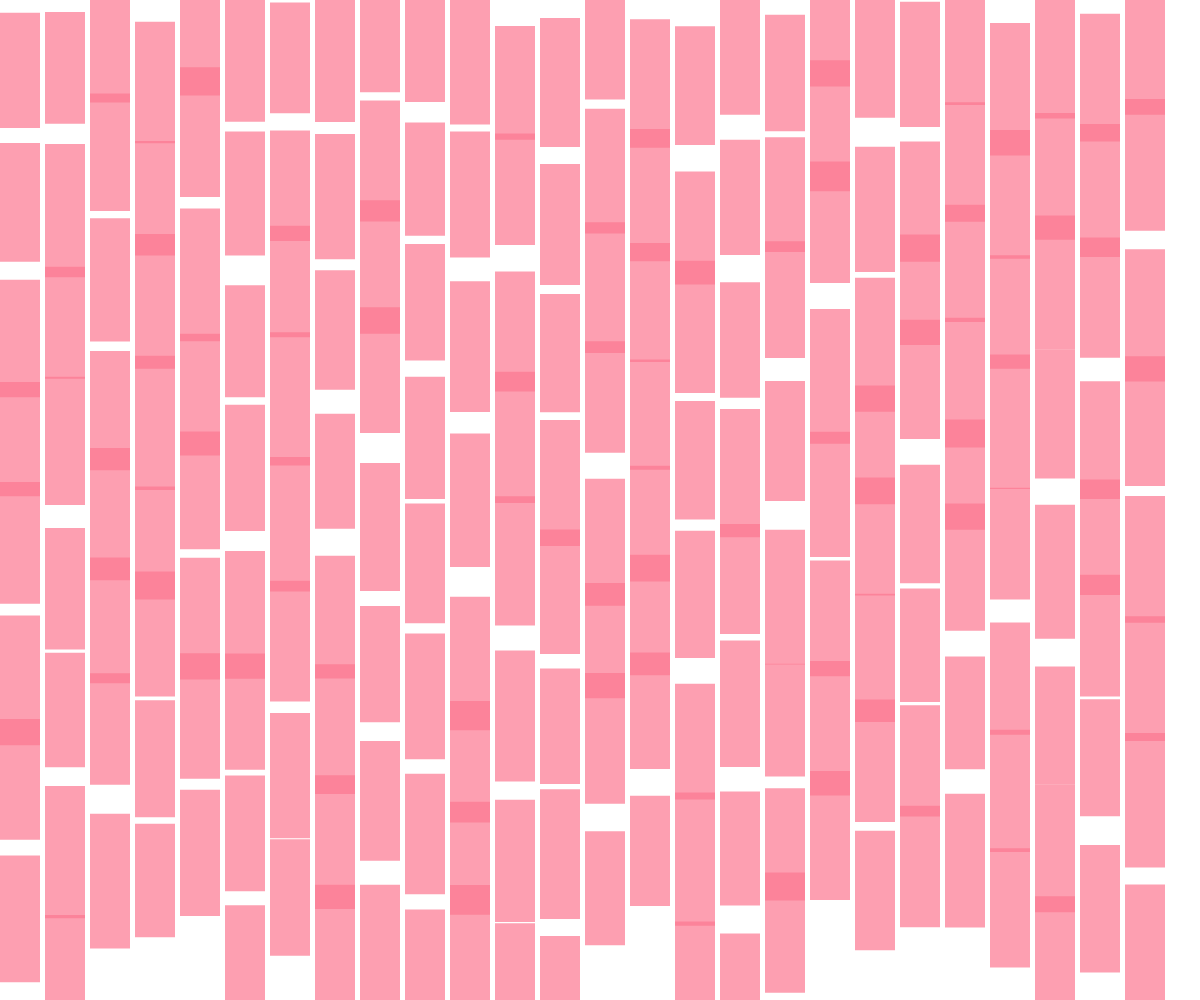
Frame 1 (no input)
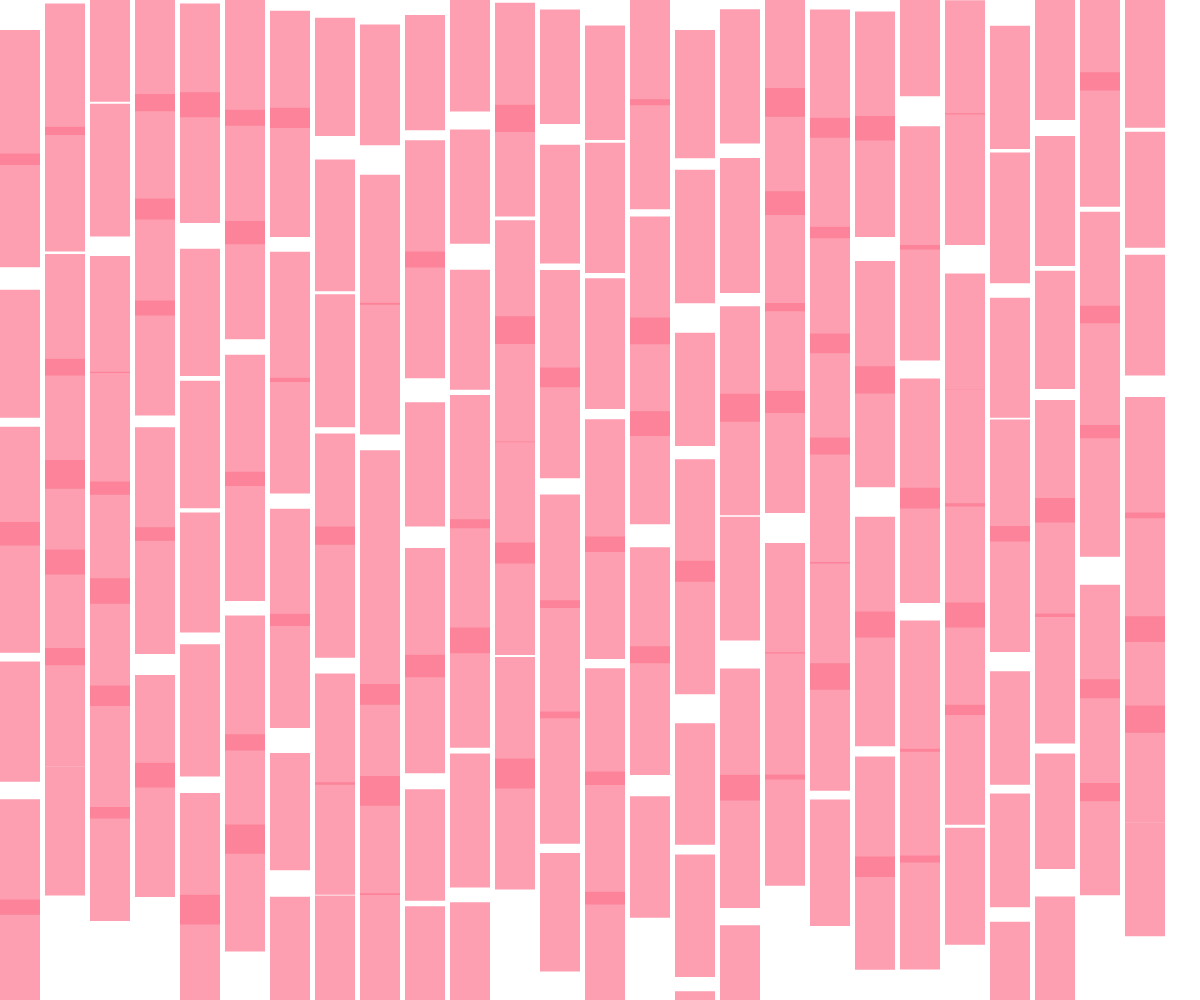
Frame 2 (the mouse pressed at the canvas centre, redrawn once)

The p5.js sketch that drew these frames (run headless with seeded random() and noise() and a simulated clock; the mouse was pressed at the canvas centre and the sketch redrawn once):

// p5.js sketch
// ── sketch.js
function setup() {
  createCanvas(windowWidth, windowHeight); //il canvas occupa tutto lo schermo
  noLoop();
  noStroke();
}

function draw() {
  background(255); //bianco


  let rectWidth = 40; // spessore dei rettangolini rossi
  let rectHeight = 120; // altezza base dei rettangoli 
  let spacingX = 5;
  let minSpacingY = -30; // dstanza verticale minima 
  let minSpacingX = 30; //distanza verticale massima

  let cols = Math.floor(width / (rectWidth + spacingX));
  let rows = Math.floor(height / rectHeight);

  

  fill (253, 120, 145,180);

  for (let i = 0; i < cols; i++) {
    let y = 0; //inizia dalla parte superiore di ogni colonna
    for (let j = 0; j < rows; j++) {
      let x = i * (rectWidth + spacingX);


      let variation = random(minSpacingY, minSpacingX);
      y += variation;
      let adjustedHeight = rectHeight + random(-10,15); 

      rect ( x, y, rectWidth, adjustedHeight);

      y += adjustedHeight;

    }
  }
}
